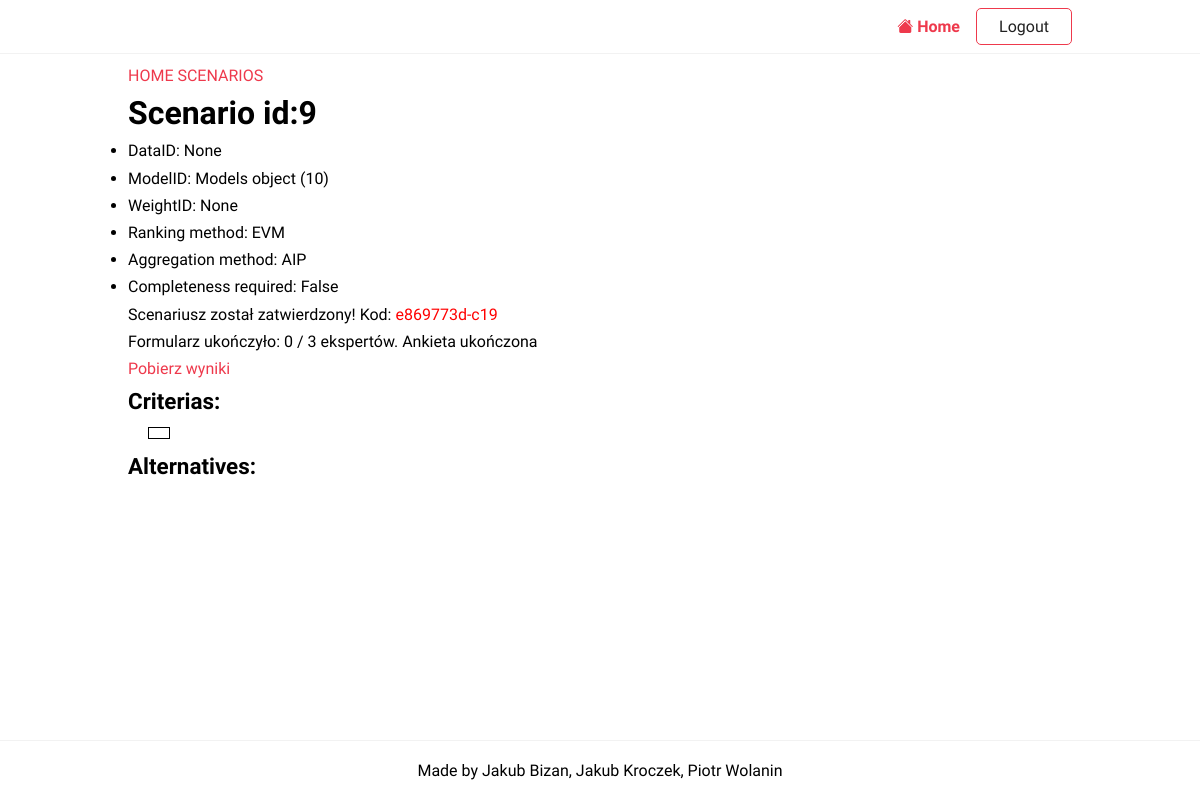
The page /scenarios/view/9 (signed in) on the database as committed earlier.
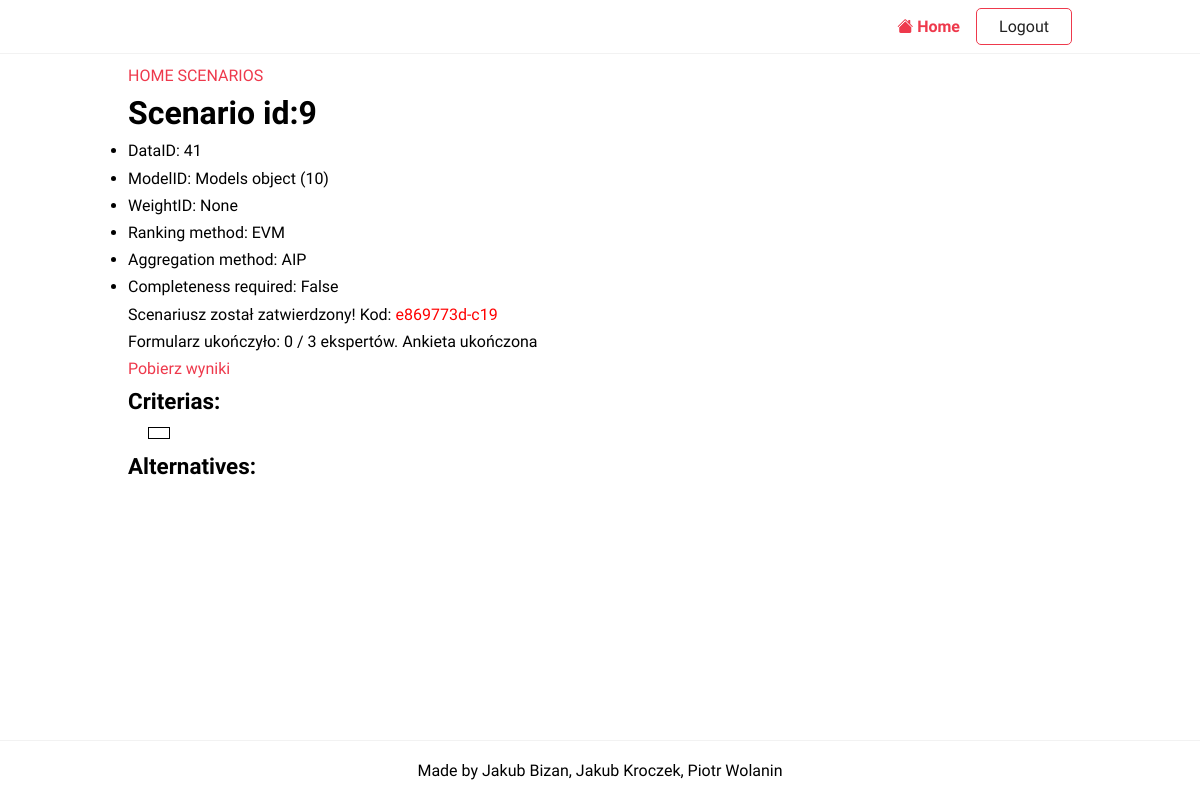
The same page on the database as committed later.
### projekt/models/decisionScenarios.py (models this page shows)
class DecisionScenarios(m.Model):
    modelID = m.ForeignKey(Models, on_delete=m.CASCADE, null=True, blank=True)
    dataID = m.IntegerField(unique=True, null=True, blank=True)
    weightID = m.IntegerField(unique=True, null=True, blank=True)
    userID = m.ForeignKey(User, on_delete=m.CASCADE)
    submited = m.BooleanField(default=False)
    completed = m.BooleanField(default=False)
    url = m.CharField(max_length=100, null=True, blank=True)
    password = m.CharField(max_length=128, null=True, blank=True)

### projekt/models/models.py (models this page shows)
class Models(m.Model):
    RANKING_METHODS = [
        ('GMM', 'Geometric Mean Method'),
    ]
    AGGREGATION_METHODS = [
        ('AIP', 'Aggregation of individual priorities'),
    ]
    ranking_method = m.CharField(max_length=4, choices=RANKING_METHODS, default='GMM')
    aggregation_method = m.CharField(max_length=4, choices=AGGREGATION_METHODS, default='AIP')
    completeness_required = m.BooleanField(default=True)
    criteriasDone = m.BooleanField(default=False)
    expertsDone = m.BooleanField(default=False)
    scaleDone = m.BooleanField(default=False)
    alternativesDone = m.BooleanField(default=False)

### projekt/views/facilitator/scenario.py (the view)
# urls.py: path('scenarios/view/<pk>', ScenarioDetailView.as_view(), name='scenario-detail'),
class ScenarioDetailView(LoginRequiredMixin, DetailView):
    model = DecisionScenarios
    template_name = 'scenario/scenario_detail.html'
    def get_context_data(self, **kwargs):
        context = super().get_context_data(**kwargs)
        scenario = DecisionScenarios.objects.get(pk=self.kwargs.get('pk'))
        model = scenario.modelID
        result = DecisionScenarios.objects.aggregate(Max('dataID'))
        if not type(result['dataID__max']) == int:
            result['dataID__max'] = 0
        if type(scenario.dataID) != int:
            scenario.dataID = result['dataID__max'] + 1
            scenario.save()
        context['completeness_required'] = model.completeness_required
        context['ranking_method'] = model.ranking_method
        context['aggregation_method'] = model.aggregation_method
        if scenario.submited:
            all_experts = len(ModelExperts.objects.filter(modelID=model))
            done_experts = len(ModelExperts.objects.filter(modelID=model).filter(done=True))
            context['frac'] = done_experts - all_experts
            context['fractional_experts'] = f'{done_experts} / {all_experts}'
            context['alternatives'] = Alternatives.objects.filter(modelalternatives__modelID=model)
            my_objects = ModelCriterias.objects.filter(modelID=model.pk)
            rootCriterion = my_objects.filter(criteriaID__parent_criterion__isnull=True).first()
            context['criterias'] = rootCriterion.criteriaID
            context['link'] =  scenario.url
        context['scenario'] = scenario
        make_decision_tree(scenario)
        return context

### projekt/methods_matrices.py (called while the page is built, shortened)
def make_decision_tree(decisionScenario: DecisionScenarios) -> list:
    tree = []
    model = Models.objects.get(pk=decisionScenario.modelID.pk)
    criterias = Criterias.objects.filter(modelcriterias__modelID=model)
    rootCriterion = criterias.get(parent_criterion__isnull=True)
    rootChildren = criterias.filter(parent_criterion=rootCriterion)
    print(rootChildren)
    tree.append([rootCriterion.pk, len(rootChildren)])
    print(tree)
    return tree

### projekt/templatetags/criterium_tag.py (called while the page is built)
@register.inclusion_tag('projekt/criterium.html')
def criterium_tag(criterium, to_delete=False, scenario_id=None):
    subcriterias = criterium.children.all()
    return {'children': subcriterias, 'to_delete': to_delete, 'scenario_id': scenario_id}

### templates/scenario/scenario_detail.html (shortened to what this page needs)
{%extends 'base.html' %}
{% load criterium_tag %}
{%block content%}
<a href={% url 'index'%}>HOME</a>
<a href={% url 'scenarios'%}>SCENARIOS</a>
<h1>Scenario id:{{ object.id }}</h1>
<ul>
    <li>DataID: {{ object.dataID }}</li>
    <li>ModelID: {{ object.modelID }}</li>
    <li>WeightID: {{ object.weightID }}</li>
    <li>Ranking method: {{ ranking_method }}</li>
    <li>Aggregation method: {{ aggregation_method }}</li>
    <li>Completeness required: {{ completeness_required }}</li>
</ul>
    {% if object.submited %}
        <div>Scenariusz został zatwierdzony! Kod:
           <span style="color: red;">{{ link }}</span>
        </div>
        <div>Formularz ukończyło: <span>{{ fractional_experts }}</span> ekspertów. {% if not object.completed%}{% if frac == 0%}<a href={% url 'scenario-end' object.id%}>Ukończ ankietę</a>{%endif%}{%else%}Ankieta ukończona{%endif%}
        </div>
        {% if object.completed%}
        <div><a href="{% url 'generate_json_file' scenario.pk %}">Pobierz wyniki</a></div>
        {% endif%}
        <div>
            <h2> Criterias:</h2>
            {% criterium_tag criterias %}
        </div>
        <div>
            <h2> Alternatives:</h2>
        </div>
    {% endif %}
{%endblock content%}

Rows that differ between the two databases and show on the page:
changed DecisionScenarios "None": dataID "None" → "41"
